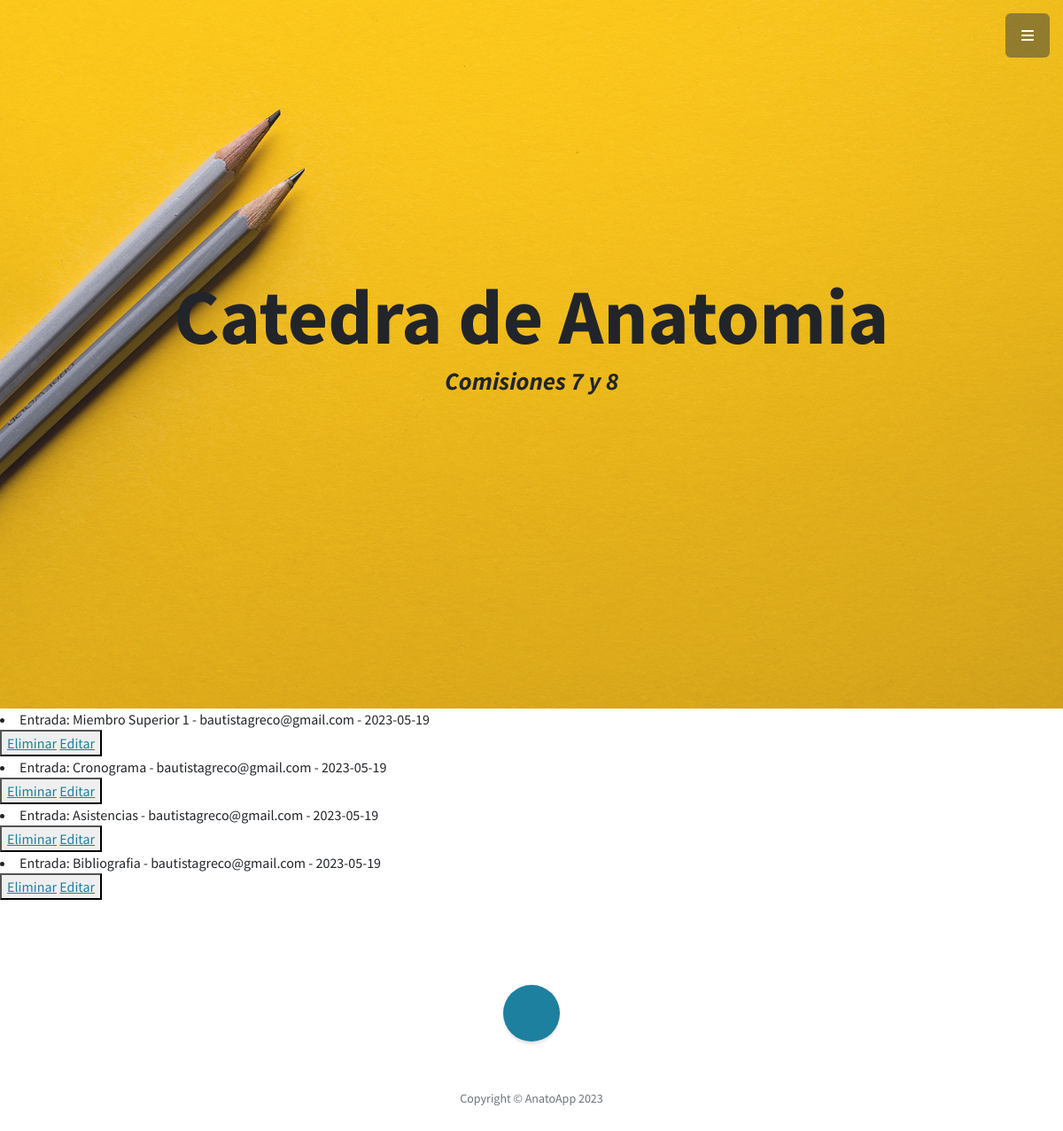
The app's page /AnatoApp/leerEntradas, older data.
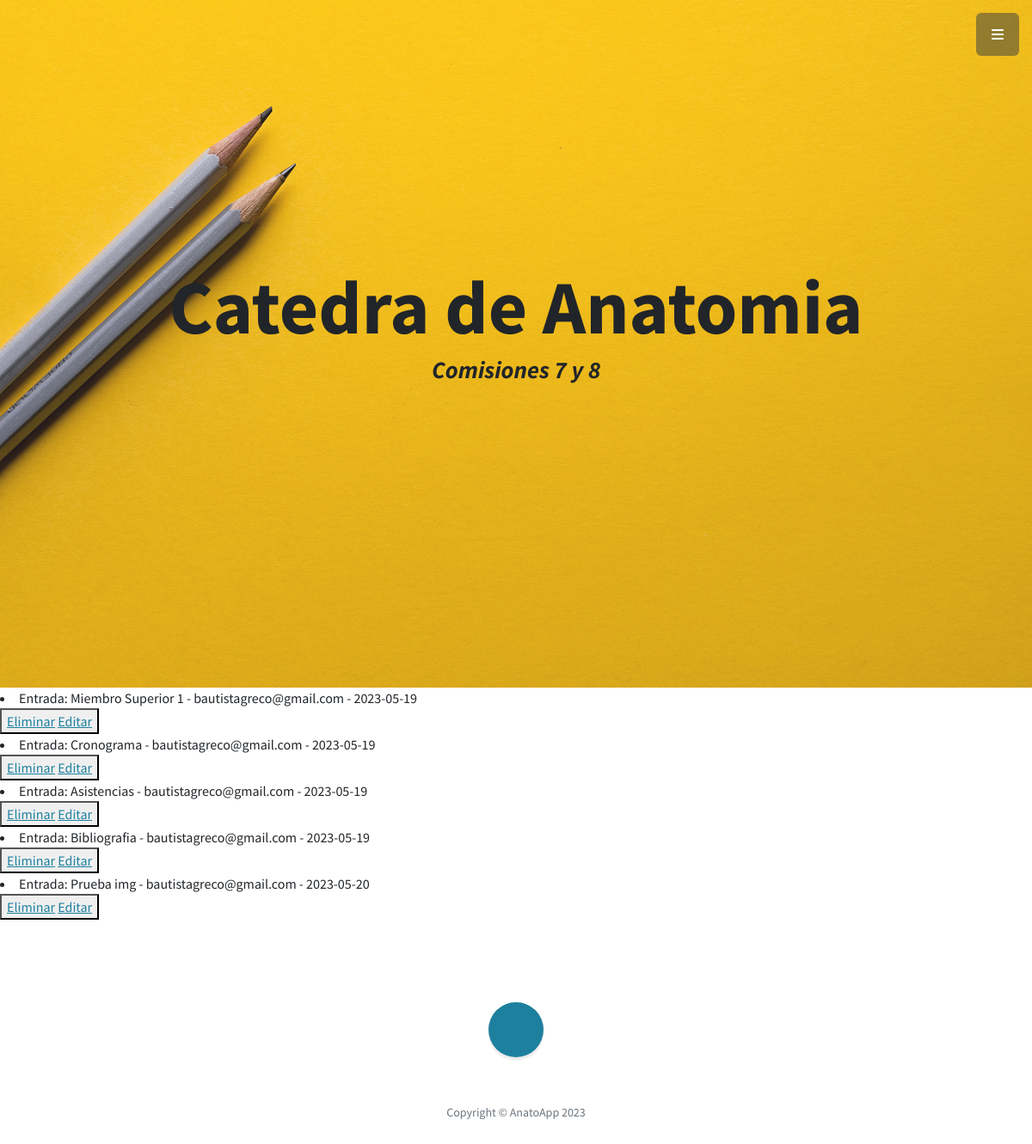
The same page, newer data.
### AnatoApp/models.py (models this page shows)
class Entrada(models.Model):
    def __str__(self):
        return f"Entrada: {self.titulo} - {self.autor} - {self.fecha}"
    titulo = models.CharField(max_length=100)
    subtitulo = models.CharField(max_length=100)
    cuerpo = models.TextField()
    fecha = models.DateField(auto_now_add=True)
    imagen = models.ImageField(upload_to='media', null=True, blank = True)
    autor = models.ForeignKey(User, on_delete=models.CASCADE)

### AnatoApp/views.py (the view)
# urls.py: path('leerEntradas',views.leerEntradas,name='LeerEntradas'),
def leerEntradas (request):
    entradas= Entrada.objects.all()
    contexto= {"entradas": entradas}
    return render(request, "AnatoApp/leerEntradas.html",contexto)

### AnatoApp/templates/AnatoApp/leerEntradas.html (shortened to what this page needs)
{% extends "AnatoApp/pagina2.html" %}
{% load static %}
{% block Alumnos %}
<!DOCTYPE html>
<html lang="en">
<head>
</head>
<body>
    {% for p in entradas %}
        <li>{{p}}</li>
        <button>
            <a href="{% url 'EliminarEntrada' p.titulo %}"> Eliminar</a>
            <a href="{% url 'EditarEntrada' p.titulo %}"> Editar</a>
        </button>
    {% endfor %}
</body>
</html>
{% endblock %}

Row changes from the older to the newer data that the page shows:
added Entrada: titulo+autor+fecha "Entrada: Prueba img - bautistagreco@gmail.com - 2023-05-20"
